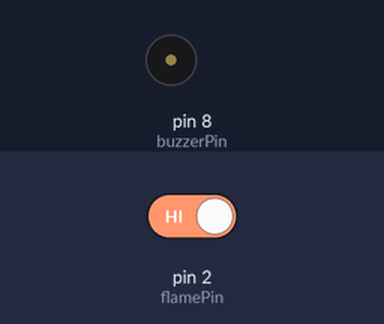
The sketch below on a simulated Arduino Uno, built with avr-gcc and run on an emulated ATmega328P. Parts: buzzer (waves = sounding, pin HIGH). The test bench sets the inputs (shaded band); at power-on: pin 2 (flamePin) HIGH.

Above: at 1.2 s.
1.3 s: pin 2 (flamePin) driven LOW
At 1.9 s:
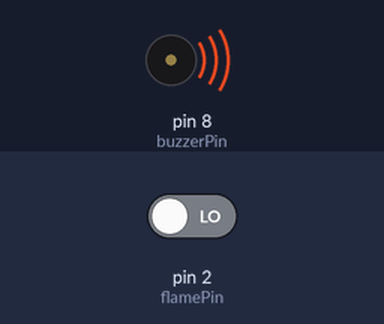
2.8 s: pin 2 (flamePin) driven HIGH
At 4.2 s:
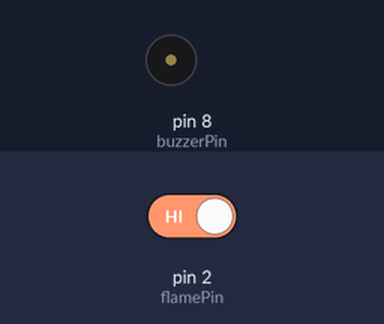
Timing chart, 0 to 5.8 s (numbered marks = the images above; inputs shaded):
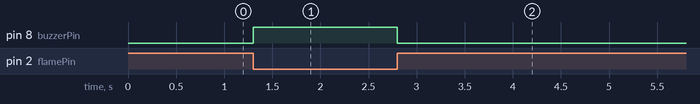

Measured:
- after the input at 1.3 s, pin 8 (buzzerPin): LOW → HIGH at once
- after the input at 2.8 s, pin 8 (buzzerPin): HIGH → LOW at once

The sketch:

Fire_Detection_System2.ino.ino
```cpp
int flamePin = 2;     // connect sensor D0 to Arduino pin 2
int buzzerPin = 8;    // connect buzzer + to Arduino pin 8

void setup() {
  pinMode(flamePin, INPUT);
  pinMode(buzzerPin, OUTPUT);
}

void loop() {
  int flameState = digitalRead(flamePin);

  // Most flame sensors are ACTIVE LOW
  if (flameState == LOW) {
    digitalWrite(buzzerPin, HIGH);  // turn buzzer ON
  } else {
    digitalWrite(buzzerPin, LOW);   // turn buzzer OFF
  }
}
```
